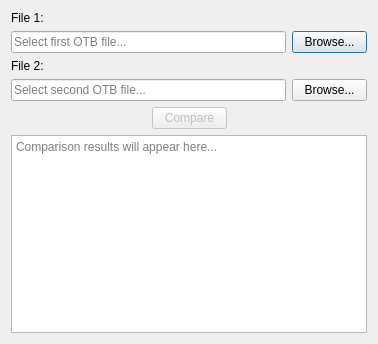
<?xml version="1.0" encoding="UTF-8"?>
<ui version="4.0">
 <class>CompareOtbForm</class>
 <widget class="QDialog" name="CompareOtbForm">
  <property name="geometry">
   <rect>
    <x>0</x>
    <y>0</y>
    <width>378</width>
    <height>344</height>
   </rect>
  </property>
  <property name="windowTitle">
   <string>Compare OTB Files</string>
  </property>
  <property name="modal">
   <bool>true</bool>
  </property>
  <layout class="QVBoxLayout" name="verticalLayout">
   <item>
    <layout class="QGridLayout" name="gridLayout">
     <item row="0" column="0">
      <widget class="QLabel" name="label1">
       <property name="text">
        <string>File 1:</string>
       </property>
      </widget>
     </item>
     <item row="1" column="0" colspan="2">
      <widget class="QLineEdit" name="file1Text">
       <property name="placeholderText">
        <string>Select first OTB file...</string>
       </property>
      </widget>
     </item>
     <item row="1" column="2">
      <widget class="QPushButton" name="browseButton1">
       <property name="text">
        <string>Browse...</string>
       </property>
       <property name="maximumSize">
        <size>
         <width>75</width>
         <height>16777215</height>
        </size>
       </property>
      </widget>
     </item>
     <item row="2" column="0">
      <widget class="QLabel" name="label2">
       <property name="text">
        <string>File 2:</string>
       </property>
      </widget>
     </item>
     <item row="3" column="0" colspan="2">
      <widget class="QLineEdit" name="file2Text">
       <property name="placeholderText">
        <string>Select second OTB file...</string>
       </property>
      </widget>
     </item>
     <item row="3" column="2">
      <widget class="QPushButton" name="browseButton2">
       <property name="text">
        <string>Browse...</string>
       </property>
       <property name="maximumSize">
        <size>
         <width>75</width>
         <height>16777215</height>
        </size>
       </property>
      </widget>
     </item>
    </layout>
   </item>
   <item>
    <layout class="QHBoxLayout" name="horizontalLayout">
     <item>
      <spacer name="horizontalSpacer">
       <property name="orientation">
        <enum>Qt::Horizontal</enum>
       </property>
       <property name="sizeHint" stdset="0">
        <size>
         <width>40</width>
         <height>20</height>
        </size>
       </property>
      </spacer>
     </item>
     <item>
      <widget class="QPushButton" name="compareButton">
       <property name="text">
        <string>Compare</string>
       </property>
       <property name="enabled">
        <bool>false</bool>
       </property>
       <property name="maximumSize">
        <size>
         <width>75</width>
         <height>16777215</height>
        </size>
       </property>
      </widget>
     </item>
     <item>
      <spacer name="horizontalSpacer_2">
       <property name="orientation">
        <enum>Qt::Horizontal</enum>
       </property>
       <property name="sizeHint" stdset="0">
        <size>
         <width>40</width>
         <height>20</height>
        </size>
       </property>
      </spacer>
     </item>
    </layout>
   </item>
   <item>
    <widget class="QTextEdit" name="resultTextBox">
     <property name="readOnly">
      <bool>true</bool>
     </property>
     <property name="placeholderText">
      <string>Comparison results will appear here...</string>
     </property>
    </widget>
   </item>
  </layout>
 </widget>
 <resources/>
 <connections/>
</ui>
